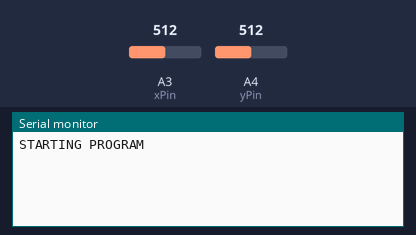
Simulated run of this sketch. Board: Arduino Uno, built with avr-gcc and run on an emulated ATmega328P. On the bench: the last lines printed to the serial monitor. The inputs (shaded band) are chosen by the test bench; at power-on: A3 (xPin) = 512, A4 (yPin) = 512.

Above: at 1.2 s.
1.3 s: A3 (xPin) set to 716
At 1.6 s:
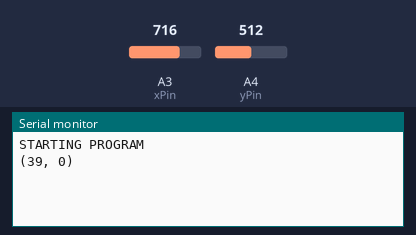
2.8 s: A4 (yPin) set to 716
At 4.0 s:
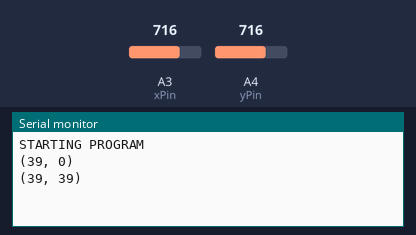
4.3 s: A3 (xPin) set to 900
At 5.1 s:
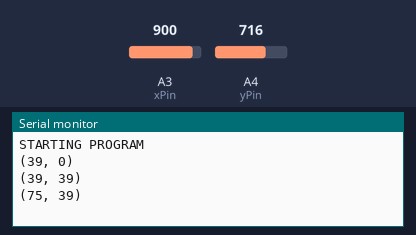
5.8 s: A4 (yPin) set to 900
At 6.2 s:
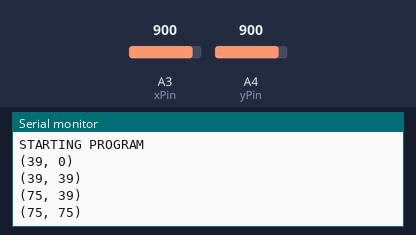
Timing chart, 0 to 8.3 s (numbered marks = the images above; inputs shaded):
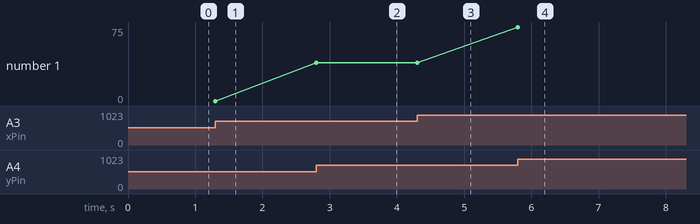

Measured:
- after the input at 1.3 s, the serial monitor: prints a new line at once (image 1)
- after the input at 2.8 s, the serial monitor: prints a new line at once (image 2)
- after the input at 4.3 s, the serial monitor: prints a new line at once (image 3)
- after the input at 5.8 s, the serial monitor: prints a new line at once (image 4)

The sketch:

jostic.ino
```cpp
// MOHSEN SALARI 9711312

#define COMMUNICATION_SPEED 9600                                                  // communication speed for Serial port
#define SCALE 5.115                                                               // set a range for analog read data
#define MIN_RANGE 100                                                             // set ofset for min range output

// X parametr variables
int8_t xPin = A3;
uint16_t xParamet = 0;

// Y parametr variables
int8_t yPin = A4;
uint16_t yParamet = 0;

void setup() {
  // put your setup code here, to run once:
  Serial.begin(COMMUNICATION_SPEED);                                             // start Serial communication
  Serial.println("STARTING PROGRAM");
  // initall value analog variable
  xParamet = analogRead(xPin);
  yParamet = analogRead(yPin);
}

void loop() {
  if (xParamet != analogRead(xPin) || yParamet != analogRead(yPin)) {           // if change value of each analog pins loging last data
    // update the input pin
    xParamet = analogRead(xPin);
    yParamet = analogRead(yPin);
    // loging read data
    Serial.println("(" + String((int)(xParamet / SCALE ) - MIN_RANGE) + ", " + String((int)(yParamet / SCALE ) - MIN_RANGE) + ")");
  }

}
```
